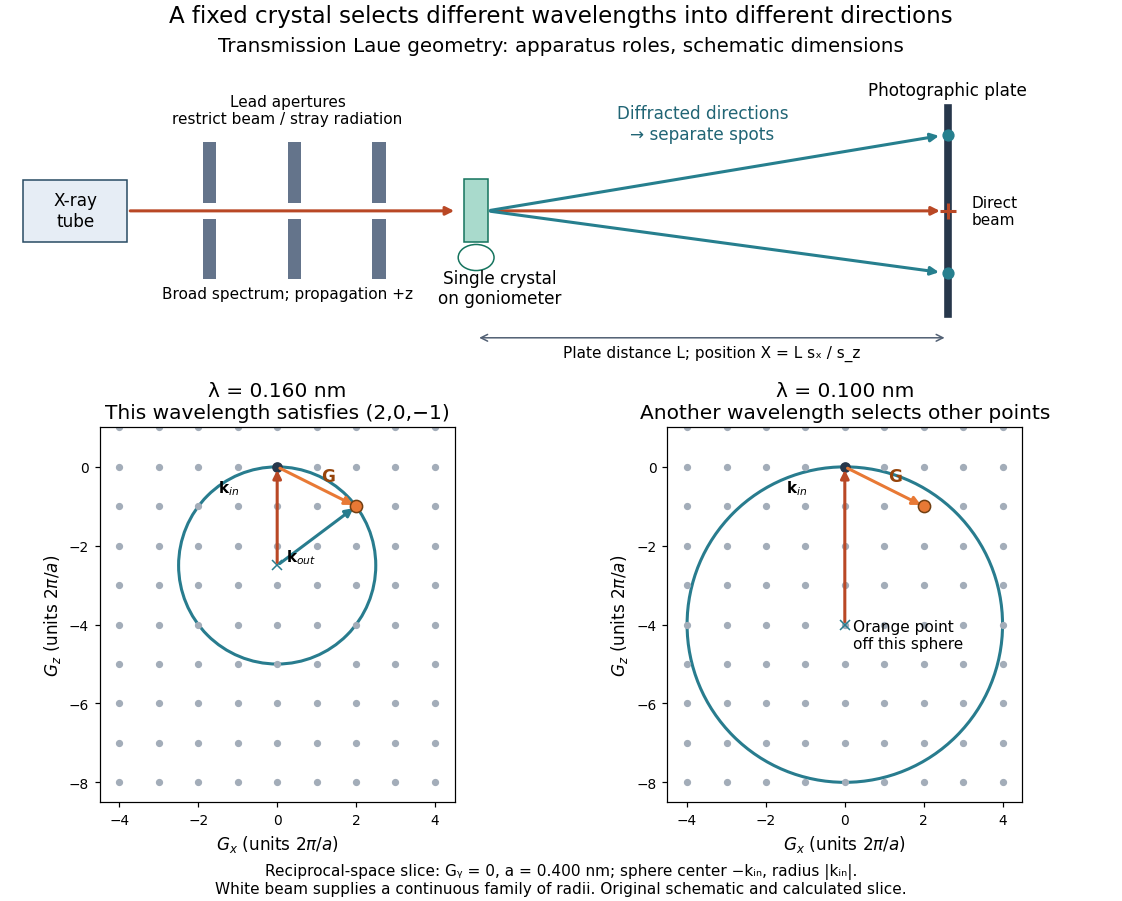

Recreate this plot in Python.
"""Original Laue apparatus schematic and calculated reciprocal-space slice.

Python 3.14, NumPy 2.3.5, Matplotlib 3.10.7. Apparatus roles follow Friedrich,
Knipping and Laue (1912), pp.311–318; layout is deliberately not a reconstruction.
Bottom: chosen primitive cubic lattice, k_out=k_in+G, angular convention 2*pi/a.
Run from _media, emitting this script's basename.png to the working directory.
"""
from pathlib import Path
import numpy as np
import matplotlib.pyplot as plt
from matplotlib.patches import Circle, Rectangle


def arrow(ax, start, end, color, **kwargs):
    ax.annotate('', xy=end, xytext=start,
                arrowprops={'arrowstyle': '-|>', 'lw': 2, 'color': color, **kwargs})


def draw():
    plt.rcParams.update({'font.size': 11})
    fig = plt.figure(figsize=(10.2, 8.2), layout='constrained', facecolor='white')
    grid = fig.add_gridspec(2, 2, height_ratios=[1, 1.2])
    top = fig.add_subplot(grid[0, :])
    top.set(xlim=(-5, 6.8), ylim=(-2.35, 2.2))
    top.axis('off')
    top.set_title('Transmission Laue geometry: apparatus roles, schematic dimensions', fontsize=13)
    top.add_patch(Rectangle((-4.8, -0.45), 1.1, .9, fc='#e6edf5', ec='#284b63'))
    top.text(-4.25, 0, 'X-ray\ntube', ha='center', va='center')
    for z in (-2.9, -2.0, -1.1):
        for y in (-1.0, 0.12):
            top.add_patch(Rectangle((z, y), .14, .88, fc='#64748b'))
    top.text(-2.0, 1.28, 'Lead apertures\nrestrict beam / stray radiation', ha='center', fontsize=10)
    arrow(top, (-3.7, 0), (-.2, 0), '#b94825')
    top.text(-2.0, -1.27, 'Broad spectrum; propagation +z', ha='center', fontsize=10)
    top.add_patch(Rectangle((-.13, -.46), .26, .92, angle=0, fc='#a9dacc', ec='#15745e'))
    top.add_patch(Circle((0, -.68), .19, fill=False, ec='#15745e'))
    top.text(.25, -1.35, 'Single crystal\non goniometer', ha='center')
    top.plot([5.0, 5.0], [-1.5, 1.5], color='#27374b', lw=5)
    top.text(5.0, 1.69, 'Photographic plate', ha='center')
    arrow(top, (.18, 0), (4.95, 0), '#b94825')
    for endpoint in (1.1, -.9):
        arrow(top, (.12, 0), (4.94, endpoint), '#267f8e')
        top.plot(5, endpoint, 'o', color='#267f8e', ms=7)
    top.plot(5, 0, '+', color='#b94825', ms=10, mew=2)
    top.text(5.25, 0, 'Direct\nbeam', va='center', fontsize=10)
    top.text(2.4, 1.05, 'Diffracted directions\n→ separate spots', ha='center', color='#216575')
    top.annotate('', xy=(5, -1.85), xytext=(0, -1.85),
                 arrowprops={'arrowstyle': '<->', 'color': '#526074'})
    top.text(2.5, -2.12, 'Plate distance L; position X = L sₓ / s_z', ha='center', fontsize=10)

    left = fig.add_subplot(grid[1, 0])
    right = fig.add_subplot(grid[1, 1])
    # G coordinates in units 2*pi/a; center is -k_in, all spheres pass through O.
    for ax, wavelength, label in ((left, .160, 'This wavelength satisfies (2,0,−1)'),
                                  (right, .100, 'Another wavelength selects other points')):
        radius = .4 / wavelength
        xx, zz = np.meshgrid(np.arange(-4, 5), np.arange(-8, 2))
        ax.scatter(xx, zz, s=14, c='#a3adb9', zorder=2)
        ax.add_patch(Circle((0, -radius), radius, fill=False, ec='#287c8e', lw=2))
        ax.plot(0, -radius, 'x', color='#287c8e')
        ax.plot(0, 0, 'o', color='#26374b', ms=6)
        ax.plot(2, -1, 'o', ms=8, mfc='#e87935', mec='#713f12', zorder=4)
        arrow(ax, (0, -radius), (0, 0), '#b94825')
        arrow(ax, (0, 0), (2, -1), '#e87935')
        if wavelength == .160:
            arrow(ax, (0, -radius), (2, -1), '#287c8e')
            ax.text(.22, -2.4, r'$\mathbf{k}_{out}$', fontsize=10)
        else:
            ax.text(.2, -4.6, 'Orange point\noff this sphere', fontsize=10)
        ax.text(-1.5, -.65, r'$\mathbf{k}_{in}$', fontsize=10)
        ax.text(1.1, -.35, r'$\mathbf{G}$', color='#96440a', fontsize=11)
        ax.set(xlim=(-4.5, 4.5), ylim=(-8.5, 1), aspect='equal',
               xlabel=r'$G_x$ (units $2\pi/a$)', ylabel=r'$G_z$ (units $2\pi/a$)',
               title=f'λ = {wavelength:.3f} nm\n{label}')
        ax.tick_params(labelsize=9)
        ax.set_xticks([-4, -2, 0, 2, 4])
        ax.set_yticks([-8, -6, -4, -2, 0])
    fig.suptitle('A fixed crystal selects different wavelengths into different directions', fontsize=15)
    fig.supxlabel('Reciprocal-space slice: Gᵧ = 0, a = 0.400 nm; sphere center −kᵢₙ, radius |kᵢₙ|.\n'
                  'White beam supplies a continuous family of radii. Original schematic and calculated slice.', fontsize=10)
    fig.savefig(Path(__file__).stem + '.png', dpi=110, facecolor='white', transparent=False)
    plt.close(fig)


if __name__ == '__main__':
    draw()
